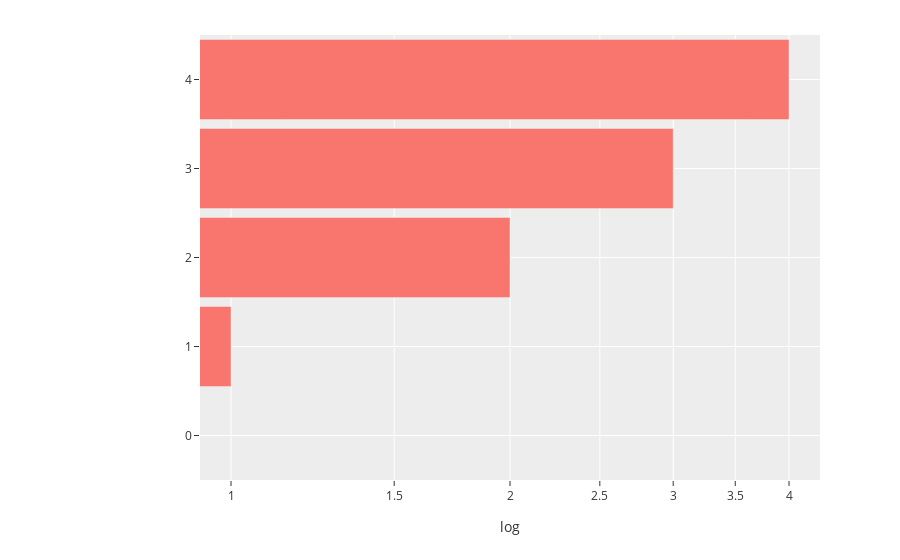

Here is the notebook cell this chart was saved with:
### Code cell
data = [go.Bar(x=[i for i in range(5)], y=[i for i in range(5)], orientation="h")]
layout = go.Layout(
    bargap=0.1,
    xaxis=go.layout.XAxis(type="log", title="log"),
    template="ggplot2",
    hovermode="y",
    margin=dict(l=200, t=35),
)
iplot(go.Figure(data, layout))

c = ipywidgets.Checkbox(description="%", value=False)
display(c)

### Figure 1 — Plotly figure (JSON) as saved in the notebook; plotly's stock layout.template omitted (floating-point values rounded to 4 significant figures)
{"data": [{"orientation": "h", "type": "bar", "uid": "a72b34d2-0024-4ead-ad82-7e7d2af7f6ea", "x": [0, 1, 2, 3, 4], "y": [0, 1, 2, 3, 4]}], "layout": {"autosize": true, "bargap": 0.1, "hovermode": "y", "margin": {"l": 200, "t": 35}, "xaxis": {"autorange": true, "range": [-0.03345, 0.6355], "title": {"text": "log"}, "type": "log"}, "yaxis": {"autorange": true, "range": [-0.5, 4.5], "type": "linear"}}}
